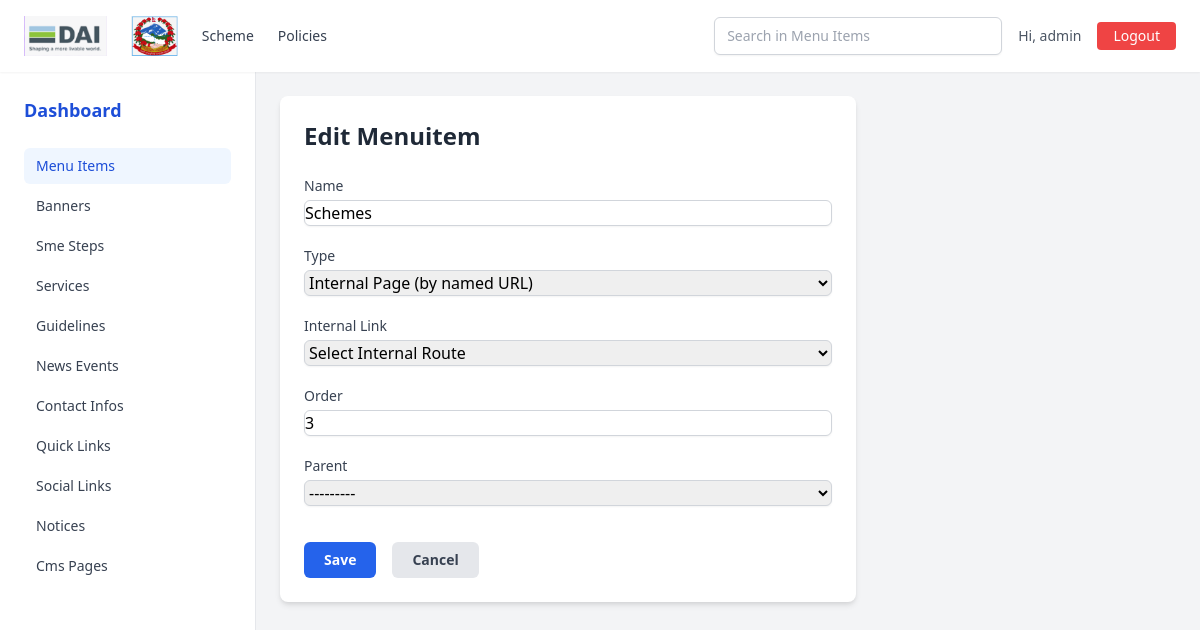
Screenshot of /dashboard/menuitem/23/edit/ (signed in) with the database file from the repository.
### dashboard/models.py (models this page shows, shortened)
class MenuItem(models.Model):
    name = models.CharField(max_length=100)
    type = models.CharField(max_length=10, choices=MENU_TYPE_CHOICES, default='internal')
    order = models.PositiveIntegerField(default=0)
    parent = models.ForeignKey('self', on_delete=models.CASCADE, null=True, blank=True, related_name='children')
    cms_id = models.ForeignKey('CMSPage', on_delete=models.SET_NULL, null=True, blank=True)
    module = models.CharField(max_length=100, blank=True, null=True, help_text="Named URL for internal pages")
    class Meta:
        ordering = ['order']
        verbose_name = "Menu Item"
        verbose_name_plural = "Menu Items"
    def __str__(self):
        return self.name

### dashboard/views.py (the view)
# urls.py: path('dashboard/<str:model_name>/<int:pk>/edit/', login_required(views.model_edit), name='model_edit'),
@login_required
def model_edit(request, model_name, pk):
    model_info = get_all_models().get(model_name)  # ✅ model_info is a dict
    if not model_info:
        return redirect('dashboard:dashboard_home')
    model = model_info['model']  # ✅ Get actual model class
    instance = get_object_or_404(model, pk=pk)
    FormClass = FORM_MAP.get(model_name)
    if not FormClass:
        FormClass = modelform_factory(model, fields=[
            f.name for f in model._meta.fields if f.editable and f.name != 'id'
        ])
    form = FormClass(request.POST or None, request.FILES or None, instance=instance)
    if request.method == 'POST' and form.is_valid():
        form.save()
        return redirect('dashboard:model_list', model_name=model_name)
    return render(request, 'adminDashboard/model_form.html', {
        'form': form,
        'model_name': model_name,
        'current_model_name': model_name,
        'mode': 'Edit',
    })

### dashboard/choices.py (called while the page is built)
def get_internal_url_choices():
    return [('', 'Select Internal Route')] + extract_named_urls()

def get_cms_page_choices():
    from dashboard.models import CMSPage
    """Returns a list of CMS page choices for menu linking."""
    return [('', 'Select CMS Page')] + [
        (page.id, page.title) for page in CMSPage.objects.all()
    ]

### dashboard/context_processors.py (called while the page is built)
def global_context(request):
    menu_items = MenuItem.objects.filter(parent=None).prefetch_related('children').order_by('order')
    quick_links = Quicklinks.objects.all()
    contact_infos = ContactInfo.objects.all()
    social_links = SocialLinks.objects.all()
    raw_models = get_all_models()
    models = {
        name: {
            'class': model_info['model'],
            'verbose_name': model_info['verbose_name_plural'].replace('_', ' ').title()
        }
        for name, model_info in raw_models.items()
    }
    return {
        'menu_items': menu_items,
        'quick_links': quick_links,
        'contact_infos': contact_infos,
        'social_links': social_links,
        'models': models,
    }

### dashboard/forms.py (called while the page is built)
            def get_descendants(item):
                children = item.children.all()
                all_descendants = list(children)
                for child in children:
                    all_descendants += get_descendants(child)
                return all_descendants

### dashboard/templatetags/dashboard_tags.py (called while the page is built)
@register.filter
def get_item(dictionary, key):
    return dictionary.get(key)

@register.filter
def snake_to_title(value):
    if not isinstance(value, str):
        return value
    value = value.replace('_', ' ')
    value = re.sub(r'(?<=[a-z])(?=[A-Z])', ' ', value)
    return value.title()

### dashboard/utils.py (called while the page is built)
def get_all_models(app_labels=['dashboard']):
    all_models = {}
    for label in app_labels:
        app_models = apps.get_app_config(label).get_models()
        for model in app_models:
            all_models[model.__name__.lower()] = {
                'model': model,
                'verbose_name': model._meta.verbose_name.title(),  # or capfirst
                'verbose_name_plural': model._meta.verbose_name_plural.title(),
            }
    return all_models

### dashboard/templates/adminDashboard/model_form.html (shortened to what this page needs)
{% extends 'adminDashboard/baseadmin.html' %}
{% load widget_tweaks %}
{% load static %}
{% block content %}
  <div class="max-w-xl bg-white p-6 rounded-lg shadow-md">
    <h1 class="text-2xl font-semibold text-gray-800 mb-6">{{ mode }} {{ model_name|capfirst }}</h1>
    <form method="post" enctype="multipart/form-data" class="space-y-5">
      {% for field in form.visible_fields %}
        <div id="{{ field.name }}_field">
          <label for="{{ field.id_for_label }}" class="block text-sm font-medium text-gray-700 mb-1">
            {{ field.label }}
          </label>
          {% if field.name == 'content' %}
            {{ field }}
          {% else %}
            {{ field|add_class:"mt-1 block w-full rounded-md border border-gray-300 shadow-sm focus:border-blue-500 focus:ring focus:ring-blue-200 focus:ring-opacity-50" }}
          {% endif %}
        </div>
      {% endfor %}
      <div class="flex justify-start space-x-4 pt-4">
        <button type="submit" class="px-5 py-2 bg-blue-600 text-white rounded-md text-sm font-semibold hover:bg-blue-700 transition duration-150">
          Save
        </button>
        <a href="{% url 'dashboard:model_list' model_name=model_name %}" class="px-5 py-2 bg-gray-200 text-gray-700 rounded-md text-sm font-semibold hover:bg-gray-300 transition duration-150">
          Cancel
        </a>
      </div>
    </form>
  </div>
{% endblock %}

### dashboard/templates/adminDashboard/baseadmin.html (shortened to what this page needs)
{% load static %}
{% load dashboard_tags %}
<!DOCTYPE html>
<html lang="en">
<head>
  <link href="https://cdn.jsdelivr.net/npm/tailwindcss@2.2.19/dist/tailwind.min.css" rel="stylesheet">
</head>
<body class="antialiased bg-gray-100 font-satoshi">
  <header class="bg-white shadow-sm w-full z-10 sticky top-0">
    <div class="w-full px-6 py-4 flex items-center justify-between">
      <div class="flex items-center space-x-6">
        <img src="{% static 'images/logos/main_logo.png' %}" alt="Logo 1" class="h-10">
        <img src="{% static 'images/logos/secondary_logo.png' %}" alt="Logo 2" class="h-10">
        <nav class="flex space-x-6 ml-6">
          <a href="#" class="text-sm text-gray-700 hover:text-blue-600 font-medium">Scheme</a>
          <a href="#" class="text-sm text-gray-700 hover:text-blue-600 font-medium">Policies</a>
        </nav>
      </div>
      <div class="flex items-center space-x-4">
        {% if current_model_name %}
          {% with models|get_item:current_model_name as current_model %}
            <form method="get" action="#" class="relative w-72">
              <input type="text" name="q" placeholder="Search in {{ current_model.verbose_name|default:'Application' }}"
                     class="w-full border border-gray-300 rounded-md px-3 py-2 text-sm
                            focus:ring focus:ring-blue-200 focus:outline-none
                            focus:border-blue-500 shadow-sm">
            </form>
          {% endwith %}
        {% endif %}
        {% if request.user.is_authenticated %}
          <p class="text-sm text-gray-600 mr-4">Hi, {{ request.user.username }}</p>
          <form method="post" action="{% url 'dashboard:logout' %}">
            <button type="submit"
                    class="px-4 py-1 bg-red-500 text-white rounded hover:bg-red-600 text-sm">
              Logout
            </button>
          </form>
        {% endif %}
      </div>
    </div>
  </header>
  <div class="flex">
    <aside class="w-64 bg-white h-screen p-6 border-r">
      <a href="{% url 'dashboard:dashboard_home' %}"
         class="text-lg font-semibold mb-6 block text-blue-700 hover:underline">
        Dashboard
      </a>
      <nav class="space-y-1">
        {% for name, info in models.items %}
          <a href="{% url 'dashboard:model_list' name %}"
             class="block px-3 py-2 rounded-md text-sm capitalize
                    {% if name == current_model_name %}
                      bg-blue-50 text-blue-700 font-medium
                    {% else %}
                      text-gray-700 hover:bg-gray-100 hover:text-blue-600
                    {% endif %}">
            {{ info.verbose_name|default:name }}
          </a>
        {% empty %}
          <p class="text-sm text-gray-500">No models found</p>
        {% endfor %}
      </nav>
    </aside>
    <main class="flex-1 p-6 overflow-y-auto">
      {% block content %}
      {% endblock %}
    </main>
  </div>
</body>
</html>

### rows the page displays
MenuItem: visible_fields "Schemes" "Internal Page (by named URL)" "3" "---------"

### other values shown
{{ request.user.username }} "admin"
{{ info.verbose_name|default:name }} "Menu Items" "Banners" "Sme Steps" "Services" "Guidelines" "News Events" "Contact Infos" "Quick Links" "Social Links" "Notices" "Cms Pages"
{{ mode }} "Edit"
{{ model_name|capfirst }} "Menuitem"
{{ field.label }} "Name" "Type" "Internal Link" "Order" "Parent"
